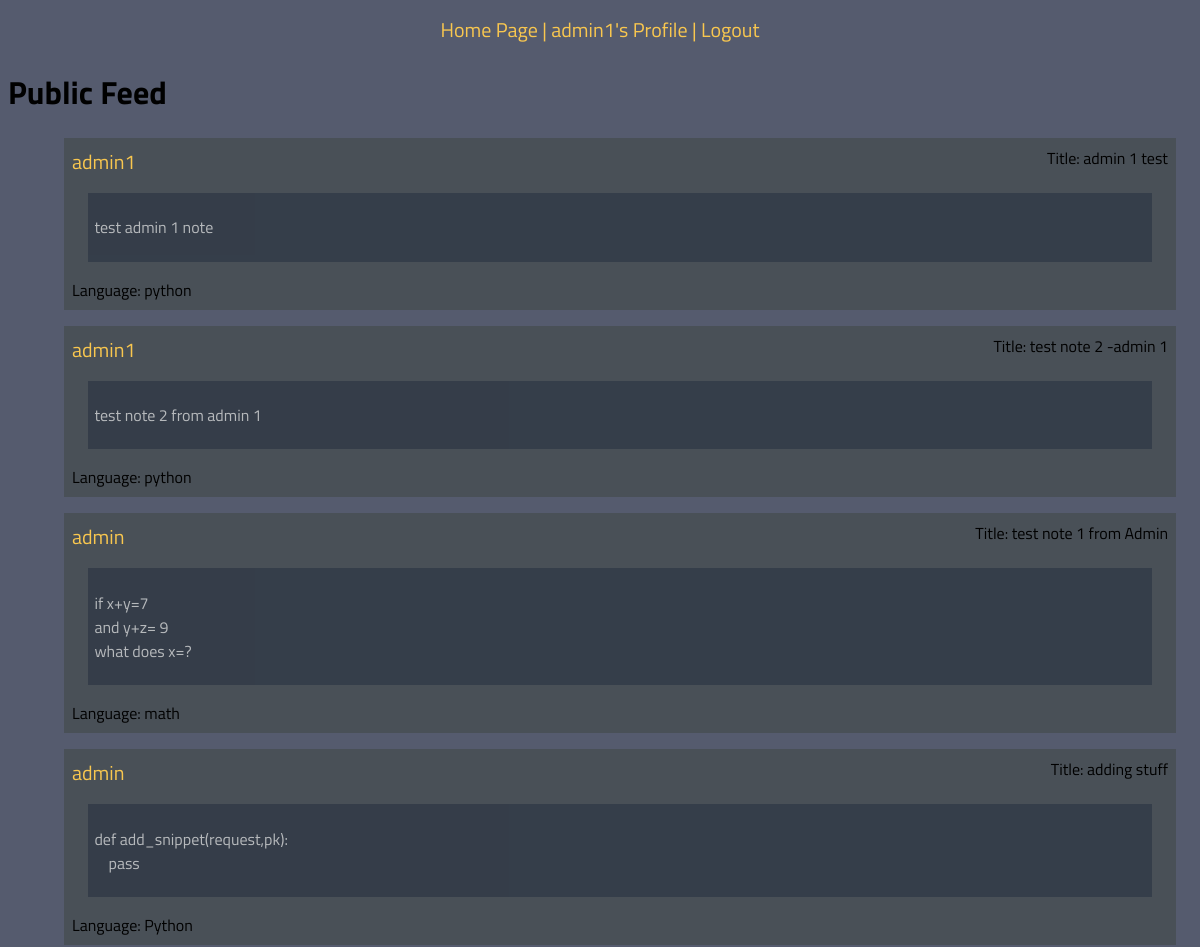
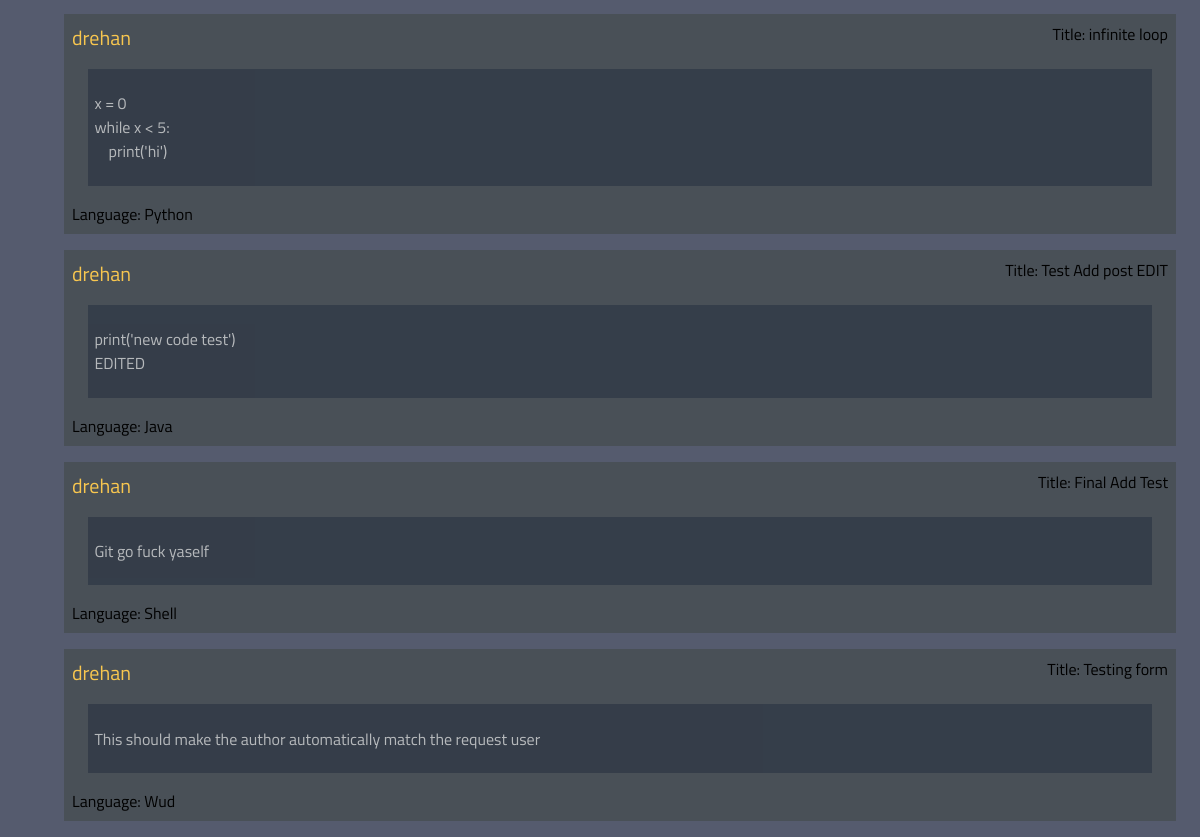
Screenshot of /user/feed/ (signed in) with the database file from the repository (2 pictures, top to bottom).
### core/models.py (models this page shows, shortened)
class User(AbstractUser):
    pass

class Snippet(models.Model):
    title = models.CharField(max_length=50)
    author = models.ForeignKey(User, on_delete=models.CASCADE, related_name='snippets')
    code = models.TextField()
    language = models.CharField(max_length=20)

### core/views.py (the view)
# urls.py: path('user/feed/', views.feed, name='feed'),
@login_required
def feed(request):
    users = User.objects.all()
    return render(request, 'public_feed.html', {'users': users})

### templates/public_feed.html
{% extends 'base.html' %}
{% block content %}
<header class="header">
    <a href="/user/feed">Home Page | </a>
    <a href="{% url 'user_profile' pk=user.pk %}">{{request.user}}'s Profile | </a>
    <a href="/accounts/logout">Logout</a>
</header>
<h1>Public Feed</h1>
<div class="public-snippets-container">
    <ul>
        {% for user in users %}
        {% for snippet in user.snippets.all %}
        <div class="snippet-format">
            <li><div class="snippet-title">
                <a href="{% url 'user_profile' pk=snippet.author.pk %}">{{snippet.author}}</a>
                Title: {{snippet.title}}
            </div>
            <div class="snippet-code-container">
            <pre><code>{{snippet.code}}</code></pre>
            </div>
            Language: {{snippet.language}}</li>
        </div>
            {% endfor %}
        {% endfor %}
    </ul>
</div>
{% endblock %}

### templates/base.html (shortened to what this page needs)
{% load static %}
<!DOCTYPE html>
<html lang="en">
<head>
    <link rel="stylesheet" href= "{% static 'base.css' %}">
</head>
<body>
    {% block content %}
    {% endblock content %}
</body>
</html>

### static/base.css (style rules this page uses)
* { font-family: "Titillium Web", sans-serif; }
body { background-color: #555b6e; }
.header { font-size: 26px; text-align: center; }
a { color: #f9c74f; font-size: 20px; text-decoration: none; }
.snippet-title { display: flex; justify-content: space-between; }
.snippet-format { margin: 1rem; background-color: #495057; list-style-type: none; padding: 0.5rem; }
.snippet-code-container { background-color: #293241; opacity: 0.6; color: white; margin: 1rem; padding: 0.4rem; }

### rows the page displays
User: user "admin1"
Snippet: author "admin1", title "admin 1 test", code "test admin 1 note", language "python"
Snippet: author "admin1", title "test note 2 -admin 1", code "test note 2 from admin 1", language "python"
Snippet: author "admin", title "test note 1 from Admin", code "if x+y=7 and y+z= 9 what does x=?", language "math"
Snippet: author "admin", title "adding stuff", code "def add_snippet(request,pk): pass", language "Python"
Snippet: author "drehan", title "infinite loop", code "x = 0 while x < 5: print('hi')", language "Python"
Snippet: author "drehan", title "Test Add post EDIT", code "print('new code test') EDITED", language "Java"
Snippet: author "drehan", title "Final Add Test", code "Git go fuck yaself", language "Shell"
Snippet: author "drehan", title "Testing form", code "This should make the author automatically match the request user", language "Wud"
